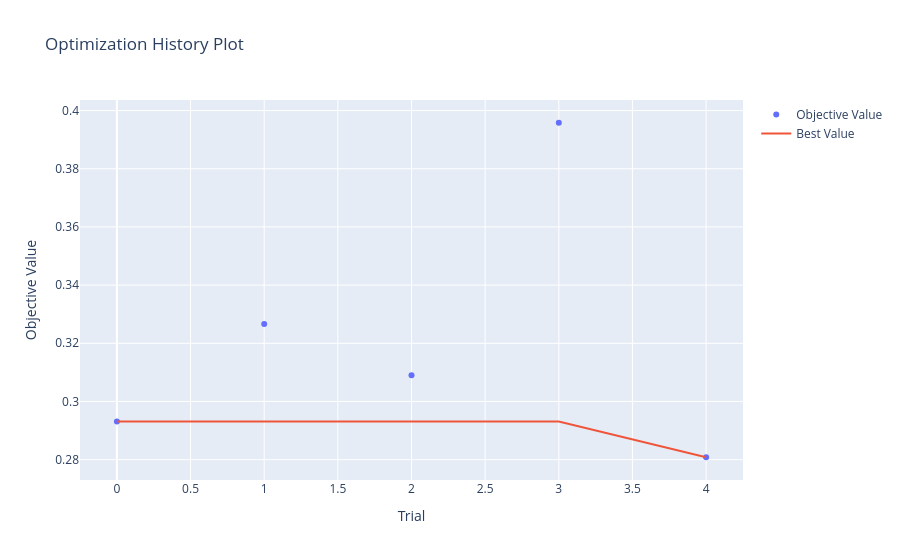

Source (notebook cell):
### Code cell
fig = vis.plot_optimization_history(study)
fig.show()

### Figure 1 — Plotly figure (JSON) as saved in the notebook; plotly's stock layout.template omitted (floating-point values rounded to 4 significant figures)
{"data": [{"mode": "markers", "name": "Objective Value", "type": "scatter", "x": [0, 1, 2, 3, 4], "y": [0.2931, 0.3266, 0.309, 0.3958, 0.2808]}, {"mode": "lines", "name": "Best Value", "type": "scatter", "x": [0, 1, 2, 3, 4], "y": [0.2931, 0.2931, 0.2931, 0.2931, 0.2808]}, {"marker": {"color": "#cccccc"}, "mode": "markers", "name": "Infeasible Trial", "showlegend": false, "type": "scatter", "x": [], "y": []}], "layout": {"title": {"text": "Optimization History Plot"}, "xaxis": {"title": {"text": "Trial"}}, "yaxis": {"title": {"text": "Objective Value"}}}}
